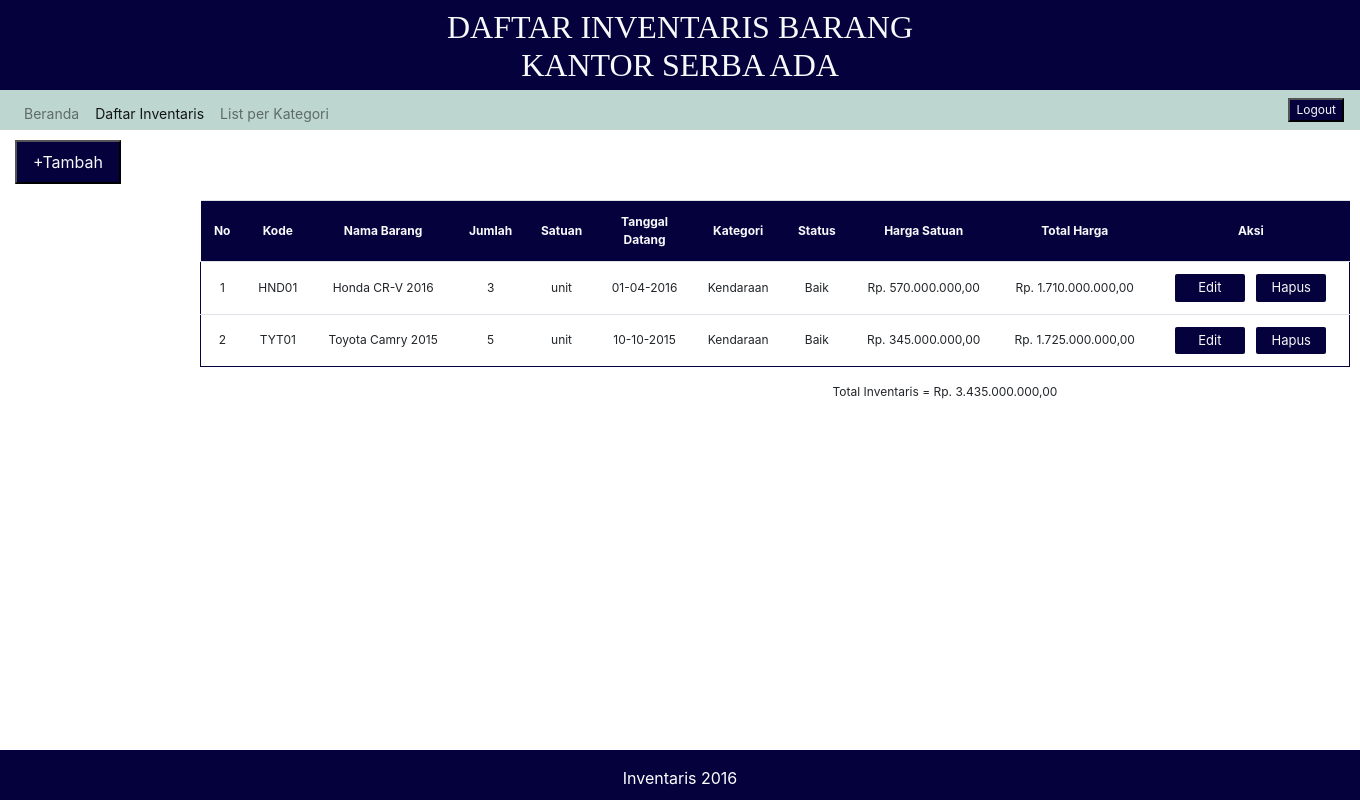
The app's page /inventaris.php?kategori=Kendaraan (signed in) with its own data.
### tables this page shows
CREATE TABLE `inventaris` (
  `kode_barang` varchar(10) NOT NULL,
  `nama_barang` varchar(30) NOT NULL,
  `jumlah` int(11) NOT NULL,
  `satuan` varchar(15) NOT NULL,
  `tgl_datang` date NOT NULL,
  `kategori` varchar(20) NOT NULL,
  `status_barang` varchar(20) NOT NULL,
  `harga` int(20) NOT NULL
);

### inventaris.php (the view, shortened to what this page needs)
<?php
require 'fungsi.php';
?>
<!DOCTYPE html>
<html lang="en">
<head>
    <link rel="stylesheet" href="css/bootstrap.min.css">
    <link rel="stylesheet" href="css/style.css">
</head>
<body>
    <div class="text-light text-center header pt-2">
        <h2><div>DAFTAR INVENTARIS BARANG</div>
        <div>KANTOR SERBA ADA</div></h2>
    </div>
    <nav class="navbar navbar-expand-lg navbar-light justify-content-between">
        <div class="collapse navbar-collapse" id="navbarNav">
            <ul class="navbar-nav">
            <li class="nav-item">
                <a class="nav-link" href="index.php" style="height: 30px">Beranda <span class="sr-only">(current)</span></a>
            </li>
            <li class="nav-item active">
                <a class="nav-link" href="inventaris.php" style="height: 30px">Daftar Inventaris</a>
            </li>
            <li class="nav-item dropdown">
                <a class="nav-link" href="#" style="height: 30px" id="navbarDropdownMenuLink" data-toggle="dropdown" aria-haspopup="true" aria-expanded="false">
                List per Kategori
                </a>
            </li>
            </ul>
        </div>
        <button type="button" class="logout text-light" data-toggle="modal" data-target="#logout">Logout</button>
    </nav>
    <button type="button" class="nav-link tambah text-light" data-toggle="modal" data-target="#tambahmodal">
        +Tambah
    </button>
    <div class="content">
    <table class="table text-center">
        <thead class="table-header text-light font-weight-bold" style="background-color: #04013d">
            <tr>
                <td class="align-middle">No</td>
                <td class="align-middle">Kode</td>
                <td class="align-middle">Nama Barang</td>
                <td class="align-middle">Jumlah</td>
                <td class="align-middle">Satuan</td>
                <td class="align-middle">Tanggal<br>Datang</td>
                <td class="align-middle">Kategori</td>
                <td class="align-middle">Status</td>
                <td class="align-middle">Harga Satuan</td>
                <td class="align-middle">Total Harga</td>
                <td class="align-middle">Aksi</td>
            </tr>
        </thead>
        <tbody class="table-body">
            <?php
                if(isset($_GET['kategori'])){
                    $kategori = $_GET['kategori'];
                    $SQL = "SELECT * FROM `inventaris` WHERE `kategori` = '$kategori'";
                } else {
                    $SQL = "SELECT * FROM `inventaris`";
                }
                $sql_run = mysqli_query($conn,$SQL);
                $i = 1;
                $total=0;
                while($inventaris = mysqli_fetch_assoc($sql_run)):
                $total+=$inventaris['harga']*$inventaris['jumlah'];
            ?>
            <tr>
            <td class="align-middle"><?= $i++ ?></td>
                <td class="align-middle"><?= $inventaris['kode_barang'] ?></td>
                <td class="align-middle"><?= $inventaris['nama_barang'] ?></td>
                <td class="align-middle"><?= $inventaris['jumlah'] ?></td>
                <td class="align-middle"><?= $inventaris['satuan'] ?></td>
                <td class="align-middle"><?= date('d-m-Y', strtotime($inventaris['tgl_datang'])) ?></td>
                <td class="align-middle"><?= $inventaris['kategori'] ?></td>
                <td class="align-middle"><?= $inventaris['status_barang'] ?></td>
                <td class="align-middle">Rp. <?= number_format($inventaris['harga'], 2, "," , ".") ?></td>
                <td class="align-middle">Rp. <?= number_format($inventaris['jumlah']*$inventaris['harga'], 2, ",", ".") ?></td>
                <td class="align-middle">
                <button type="button" class="tombol text-light mx-1 py-1" data-toggle="modal" data-target="#EditModal<?= $inventaris['kode_barang'] ?>" style="width: 70px; border: 0px">Edit</button>
                <button type="button" class="tombol text-light mx-1 py-1" data-toggle="modal" data-target="#DeleteModal<?= $inventaris['kode_barang'] ?>" style="width: 70px; border: 0px">Hapus</button>
                </td>
            </tr>
            <?php endwhile; ?>
        </tbody>
    </table>
    <div style="position: absolute; left: 55%">Total Inventaris = Rp. <?= number_format($total, 2, ",", ".") ?></div>
    </div>
    <div class="footer text-center text-white p-3">
        Inventaris 2016
    </div>
</body>
</html>

### css/style.css (style rules this page uses)
.header { position:absolute; left:0; right:0; background-color: #04013d; font-family: "Cooper Black"; }
nav { position: relative; background-color: #bed6d0; top: 90px; height: 40px; font-size: 14px; }
.logout { background-color: #04013d; font-size: 12px; }
.footer { position: absolute; bottom: 0px; left: 0px; right: 0px; height: 50px; background-color: #04013d; }
.tambah { position: relative; left: 15px; top: 100px; background-color: #04013d; }
.content { position: absolute; top: 200px; left: 200px; font-size: 12px; width: 1150px; }
.table-body { border: 1px solid #04013d; }
.tombol { background-color: #04013d; font-size: 13px; border-radius: 2px; }

### records on screen
inventaris: kode_barang "HND01", nama_barang "Honda CR-V 2016", jumlah "3", satuan "unit", tgl_datang "01-04-2016", kategori "Kendaraan", status_barang "Baik", harga "570.000.000,00", $inventaris['jumlah']*$inventaris['harga'] "1.710.000.000,00"
inventaris: kode_barang "TYT01", nama_barang "Toyota Camry 2015", jumlah "5", satuan "unit", tgl_datang "10-10-2015", kategori "Kendaraan", status_barang "Baik", harga "345.000.000,00", $inventaris['jumlah']*$inventaris['harga'] "1.725.000.000,00"

### other values on screen
$total "3.435.000.000,00"
